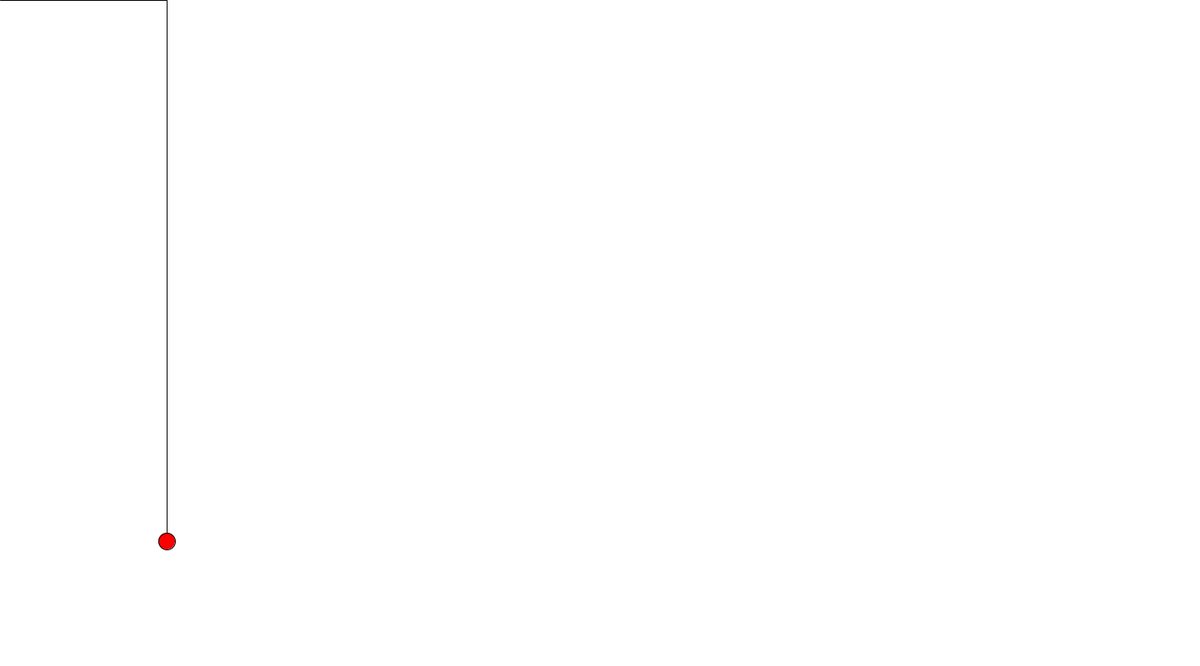
Frame 1 (no input)
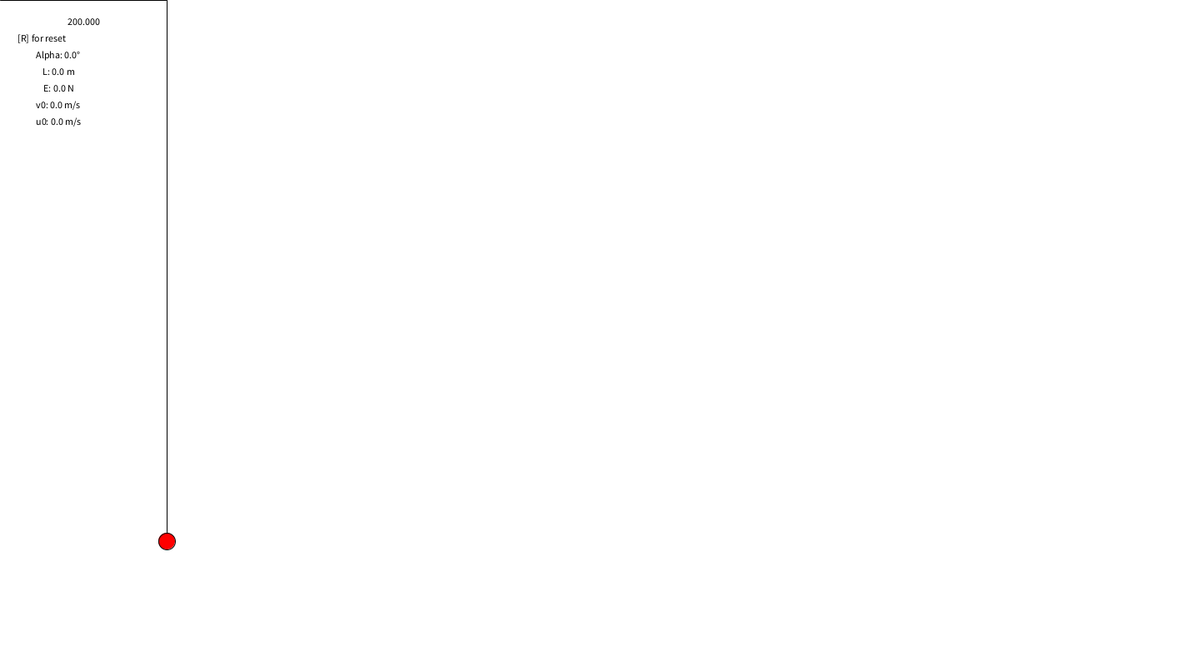
Frame 60 (the mouse pressed at the canvas centre just before this capture)
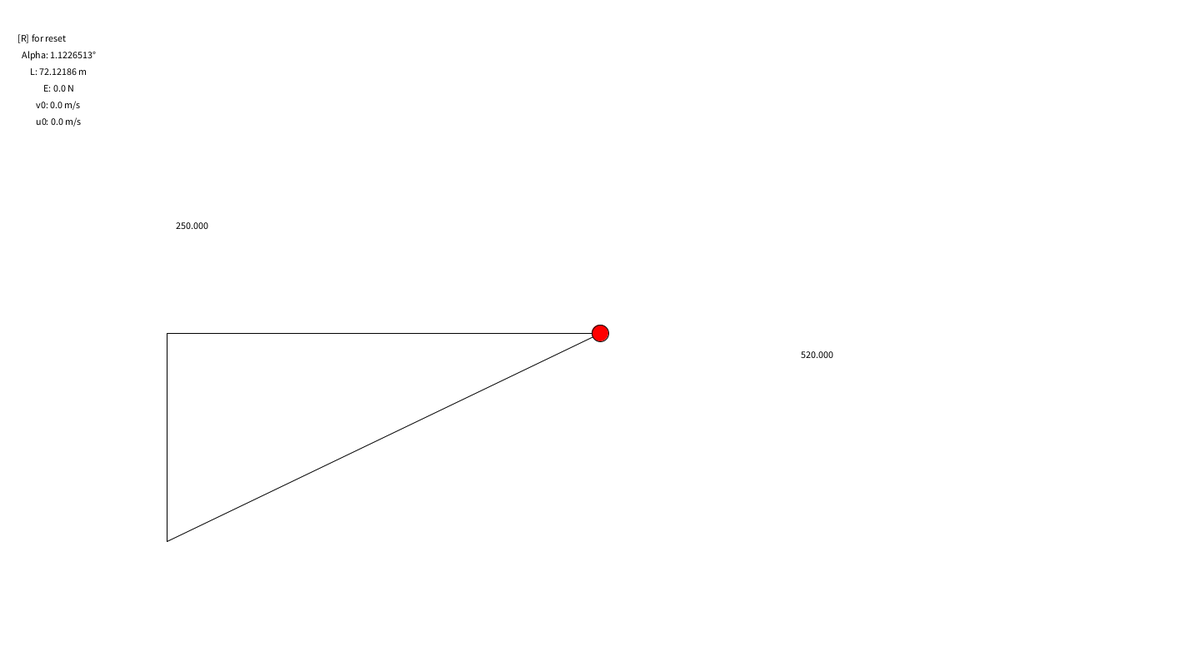
Frame 120 (the mouse held since frame 60 and released just before this capture)

The Processing sketch that drew these frames (run headless with seeded random() and noise(); from frame 60 on, the mouse is pressed at the canvas centre):

// Processing sketch: SO3_Angry_Birds
// ── SO3_Angry_Birds.pde
float x = 0; // X-koordinatet ved t.
float y = 0; // Y-koordinatet ved t.
float g = 9.81; // Tyngdekraften.
float t; // Tiden bolden har været i luften.
float x0;
float y0; // -800.
float alpha; // PI/4;.
float L; // Længden slangebøssen trækkes.
float A; // Affyringshældning.
float E; // Affyringsenergi.
float m = 1; // Fulgens vægt (kg).
float u0; // Affyringshastighed i x-retningen.
float v0; // Affyringshastighed i y-retningen.

float[] r = new float[2];

boolean mouseR = false; // Det er false, da det ikke sker fra start.
boolean mouseP = false; // Det er false, da det ikke sker fra start.
boolean pulled = false; // Det er false, da det ikke sker fra start.
boolean birdFlying = false; // Det er false, da det ikke sker fra start.
boolean mousePressedFlying = false; // Det er false, da det ikke sker fra start.

void setup() {
  //fullScreen();
  size(1440, 800); // Den tilpassede størrelse til skærmen.
  frameRate(60); // Den viser billedet 60 gange i sekundet.
  rectMode(CENTER);
  textAlign(CENTER);
}

void draw() {
  clear();
  background(255);
  
  text("[R] for reset", 50, 50); // Den tekst som står på skærmen og placeringen.
  text("Alpha: " + alpha + "°", 70, 70); // Den tekst som står på skærmen og placeringen.
  text("L: " + L + " m", 70, 90); // Den tekst som står på skærmen og placeringen.
  text("E: " + E + " N", 70, 110); // Den tekst som står på skærmen og placeringen.
  text("v0: " + v0 + " m/s", 70, 130); // Den tekst som står på skærmen og placeringen.
  text("u0: " + u0 + " m/s", 70, 150); // Den tekst som står på skærmen og placeringen.
  
  if(mousePressedFlying == true) { // Det som der skal ske, hvis der er trykket på mussen og fuglen flyver.
    textSize(75);
    text("[R] for reset", width/2, height/2);
    textSize(12);
  }
  
  line(200, height-150, 200, mouseY); // line 1 | Lodret
  line(mouseX, mouseY, 200, mouseY); // line 2 | vandret
  
  float line1 = dist(200, height-150, 200, mouseY);
  float line2 = dist(mouseX, mouseY, 200, mouseY);
  
  text(line2, (mouseX+(line2/2)), mouseY+30);
  text(line1, 200+30, (mouseY-(line1/2)));
  
  if(mouseR == false && mouseP == true) {
    line(200, height-150, mouseX, mouseY);
  }
  
  fill(255, 0, 0);
  if(x == 0 && y == 0 && pulled == true && mouseR == false) {
    circle(mouseX, mouseY, 20);
    L = dist(200, height-150, mouseX, mouseY) / 8;
    //x0 = mouseX;
    //y0 = -mouseY;
    x0 = 200; // Skal starte ved slangebøssen og ikke mouseX og Y
    y0 = -650;
    alpha = acos((line1) / dist(200, height-150, mouseX, mouseY));
    //alpha = (((2 * PI) / 360) * acos((line1) / dist(200, height-150, mouseX, mouseY)));
    //alpha = atan(line1/line2);  
  }
  
  if(x == 0 && y == 0 && pulled == false) {
    circle(200, height-150, 20);
  }
  
  if(x > 0 && y > 0 && pulled == false) {
    circle(x, y, 20);
    fill(0);
    text("x: " + u0 + " * " + t + " + " + x0 + " = " + x, 500, 50);
    text("y: " + "-0.5" + " * " + g + " * " + (t*t) + " + " + v0 + " * " + t + " + " + -y0 + " = " + y, 500, 80);
  }  
  fill(0);
  
  if(mouseR == true && pulled == false && y < height-15) {
    kast(L);
  }
}


void mousePressed() {
  if(birdFlying == false) {
    mouseP = true;
    pulled = true;
    mousePressedFlying = false;
  } else {
    mousePressedFlying = true;
  }
}

void mouseReleased() { // Det som der sker, når man slipper mussen.
  mouseR = true;
  birdFlying = true;
  mouseP = false;
  pulled = false;
}

void keyPressed() { // Det som der sker når man trykker på en bestemt knap. I dette tilælde "r".
  if(key == 'r') { // Når man trykker på "r", restarter den alt. 
    x = 0; // X-koordinatet ved t.
    y = 0; // Y-koordinatet ved  t.
    t = 0; // Tiden bolden har været i luften.
    x0 = 0;
    y0 = 0; // -800.
    alpha = 0; // PI/4;.
    L = 0; // Længden slangebøssen trækkes.
    E = 0; // Affyringsenergi.
    m = 1; // Fulgens vægt (kg).
    u0 = 0; // Affyringshastighed i x-retningen
    v0 = 0; // Affyringshastighed i x-retningen
    
    mouseR = false; // Det er false, da det ikke sker fra start.
    mouseP = false; // Det er false, da det ikke sker fra start.
    pulled = false; // Det er false, da det ikke sker fra start.
    birdFlying = false; // Det er false, da det ikke sker fra start.
    mousePressedFlying = false; // Det er false, da det ikke sker fra start.
  }
}

void kast(float newL) {
  A = alpha; // PI/4;.
  E = 50 * (newL * newL); // Den formel som bruges til at finde affyringsenergien.
  u0 = sqrt((2*E)/(m*(1+(A*A)))); // Den formel som bruges til at finde affyringshastigheden i x-retningen.
  v0 = A*(sqrt((2*E)/(m*(1+(A*A))))); // Den formel som bruges til at finde affyringshastigheden i x-retningen.
  
  x = u0 * t + x0; // Den formel som bruges til at finde x-koordinatet ved t.
  y = -0.5*g*(t*t)+v0*t+y0; // Den formel som finde til at udregne y-koordinatet ved t.
  
  y = -y;
  //y = y * (-1);
  
  r[0] = x;
  r[1] = y;
  
  t = t + 0.25;
  
  println(alpha);
  println('-');
}
